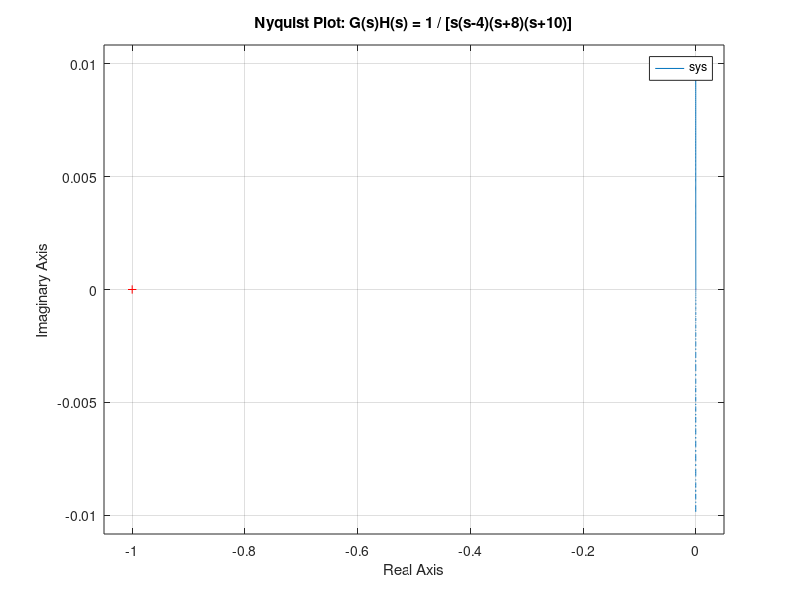
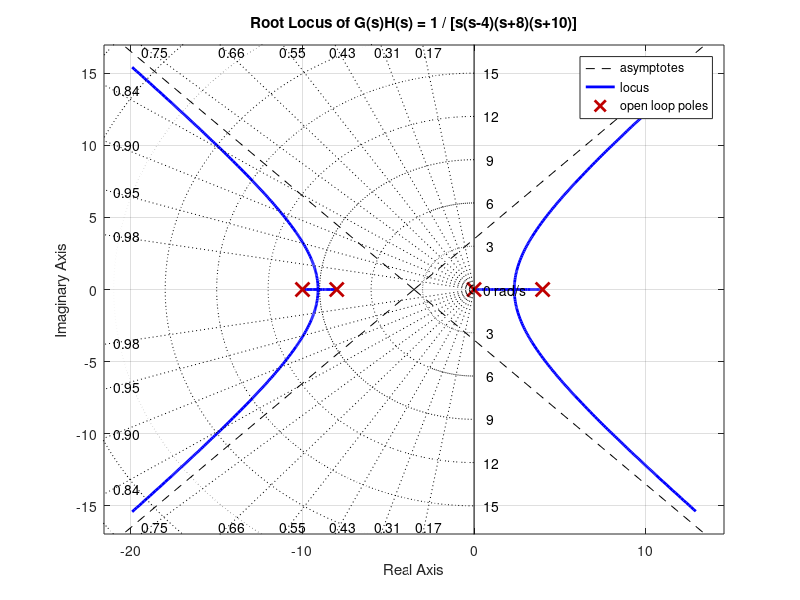
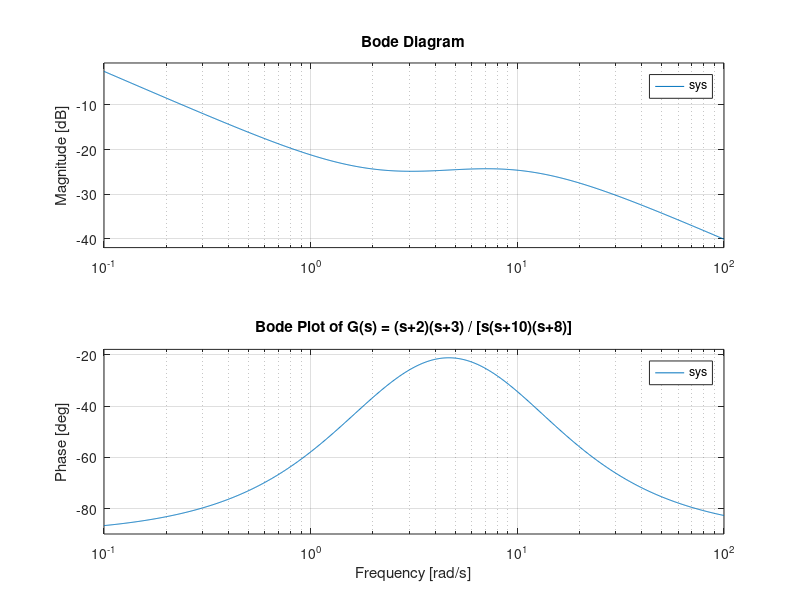

Recreate these plots in MATLAB, in order.
% Define the transfer function: G(s)H(s) = 1 / [s(s-4)(s+8)(s+10)]
zeros = [];
poles = [0, 4, -8, -10];
gain = 1;

sys = zpk(zeros, poles, gain);

% Generate the Nyquist Plot
figure;
nyquist(sys);
grid on;

% Labeling for clarity
title('Nyquist Plot: G(s)H(s) = 1 / [s(s-4)(s+8)(s+10)]');
xlabel('Real Axis');
ylabel('Imaginary Axis');
%% 

z = [];
p = [0, 4, -8, -10];
k = 1;

sys = zpk(z, p, k);


figure;
rlocus(sys);
grid on;
sgrid; 

title('Root Locus of G(s)H(s) = 1 / [s(s-4)(s+8)(s+10)]');
%% 
% Define the transfer function: G(s) = [(s+2)(s+3)] / [s(s+10)(s+8)]
zeros = [-2, -3];
poles = [0, -10, -8];
gain = 1;

sys = zpk(zeros, poles, gain);

% Generate the Bode Plot
figure;
bode(sys);
grid on;

% Add title for clarity
title('Bode Plot of G(s) = (s+2)(s+3) / [s(s+10)(s+8)]');
